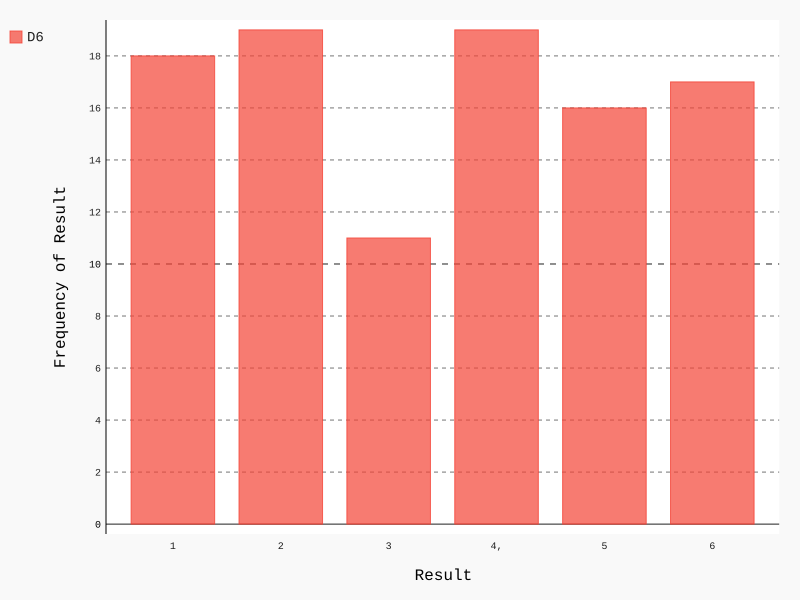

Source code (Python):
from die import Die
import pygal

die = Die()

results = []

for roll_num in range(100):
	result = die.roll()
	results.append(result)
	
print(results)

frequenies = []

for value in range(1, die.num_size+1):
	frequency = results.count(value)
	frequenies.append(frequency)
	
print(frequenies)

hist = pygal.Bar()

hist.x_labels = ["1", "2","3","4,","5","6"]
hist.x_title = "Result"
hist.y_title = "Frequency of Result"

hist.add("D6", frequenies)
hist.render_to_file("die_visual.svg")
